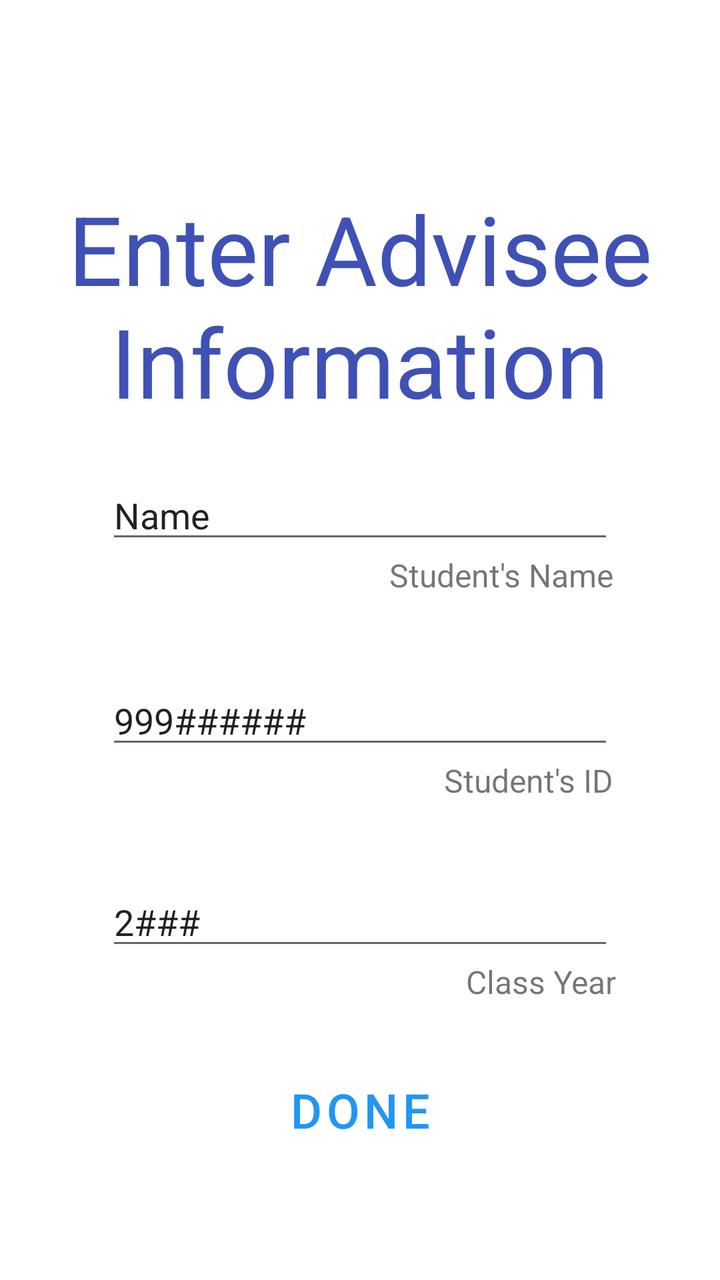
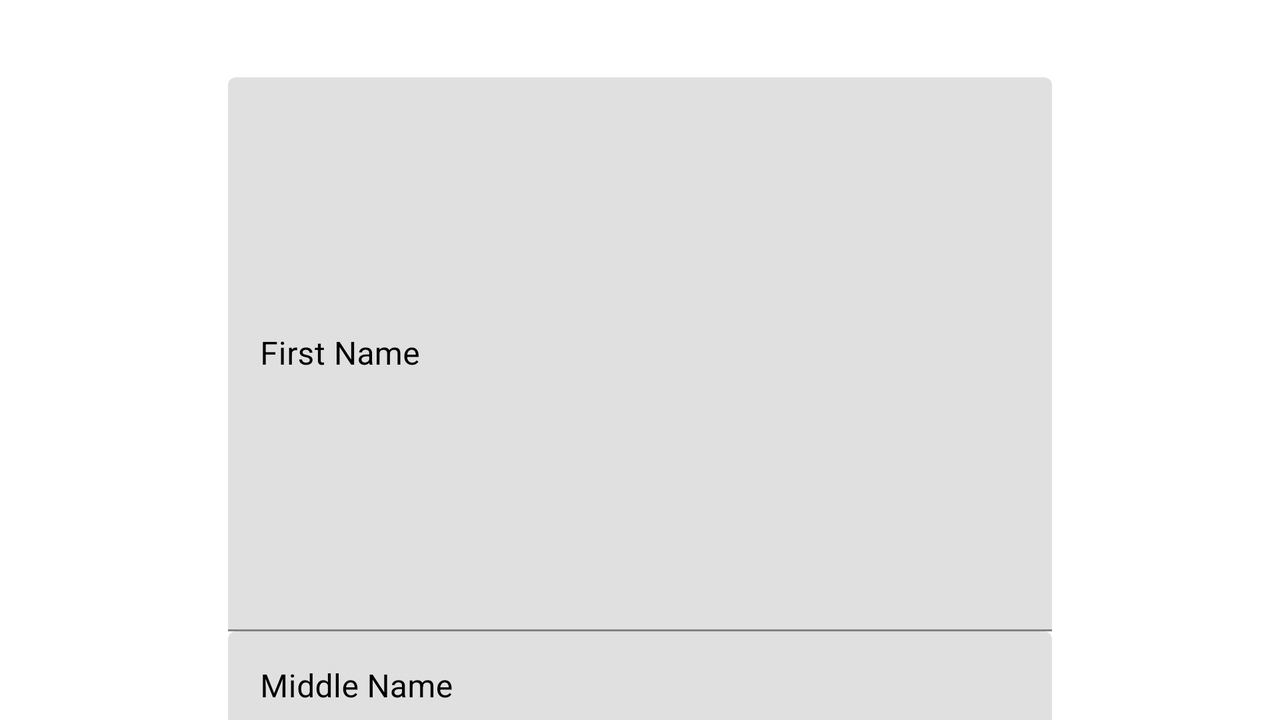

Two renders of one Android screen. The first uses the default layout on a phone; the second uses the alternative layout the repository ships for a different screen configuration, on a matching device. The two XML files are below.
<!-- AndroidManifest.xml: application theme Theme.Team2a -->
<!-- res/layout/fragment_add_advisee.xml -->
<?xml version="1.0" encoding="utf-8"?>
<FrameLayout xmlns:android="http://schemas.android.com/apk/res/android"
    xmlns:app="http://schemas.android.com/apk/res-auto"
    xmlns:tools="http://schemas.android.com/tools"
    android:layout_width="match_parent"
    android:layout_height="match_parent"
    tools:context=".view.AddAdviseeViewFragment">

    <androidx.constraintlayout.widget.ConstraintLayout
        android:layout_width="match_parent"
        android:layout_height="match_parent">

        <Button
            android:id="@+id/doneButton"
            style="@style/Widget.MaterialComponents.Button.TextButton"
            android:layout_width="wrap_content"
            android:layout_height="wrap_content"
            android:layout_marginBottom="59dp"
            android:text="Done"
            android:textColor="#2196F3"
            android:textSize="24sp"
            app:layout_constraintBottom_toBottomOf="parent"
            app:layout_constraintEnd_toEndOf="parent"
            app:layout_constraintStart_toStartOf="parent"
            app:layout_constraintTop_toBottomOf="@+id/textView11" />

        <EditText
            android:id="@+id/idEditText"
            android:layout_width="254dp"
            android:layout_height="0dp"
            android:ems="10"
            android:inputType="textPersonName"
            android:minHeight="48dp"
            android:text="2###"
            app:layout_constraintBottom_toTopOf="@+id/textView11"
            app:layout_constraintEnd_toEndOf="parent"
            app:layout_constraintStart_toStartOf="parent"
            app:layout_constraintTop_toBottomOf="@+id/textView10" />

        <TextView
            android:id="@+id/textView9"
            android:layout_width="wrap_content"
            android:layout_height="wrap_content"
            android:layout_marginBottom="43dp"
            android:text="Student's Name"
            android:textSize="16sp"
            app:layout_constraintBottom_toTopOf="@+id/nameEditText"
            app:layout_constraintEnd_toEndOf="@+id/classYearEditText"
            app:layout_constraintTop_toBottomOf="@+id/classYearEditText" />

        <EditText
            android:id="@+id/nameEditText"
            android:layout_width="254dp"
            android:layout_height="0dp"
            android:ems="10"
            android:inputType="textPersonName"
            android:minHeight="48dp"
            android:text="999######"
            app:layout_constraintBottom_toTopOf="@+id/textView10"
            app:layout_constraintEnd_toEndOf="parent"
            app:layout_constraintStart_toStartOf="parent"
            app:layout_constraintTop_toBottomOf="@+id/textView9" />

        <TextView
            android:id="@+id/textView10"
            android:layout_width="wrap_content"
            android:layout_height="wrap_content"
            android:layout_marginBottom="41dp"
            android:text="Student's ID"
            android:textSize="16sp"
            app:layout_constraintBottom_toTopOf="@+id/idEditText"
            app:layout_constraintEnd_toEndOf="@+id/nameEditText"
            app:layout_constraintTop_toBottomOf="@+id/nameEditText" />

        <EditText
            android:id="@+id/classYearEditText"
            android:layout_width="254dp"
            android:layout_height="0dp"
            android:ems="10"
            android:inputType="textPersonName"
            android:minHeight="48dp"
            android:text="Name"
            app:layout_constraintBottom_toTopOf="@+id/textView9"
            app:layout_constraintEnd_toEndOf="parent"
            app:layout_constraintStart_toStartOf="parent"
            app:layout_constraintTop_toBottomOf="@+id/textView8" />

        <TextView
            android:id="@+id/textView11"
            android:layout_width="wrap_content"
            android:layout_height="wrap_content"
            android:layout_marginStart="9dp"
            android:layout_marginBottom="27dp"
            android:text="Class Year"
            android:textSize="16sp"
            app:layout_constraintBottom_toTopOf="@+id/doneButton"
            app:layout_constraintStart_toEndOf="@+id/doneButton"
            app:layout_constraintTop_toBottomOf="@+id/idEditText" />

        <TextView
            android:id="@+id/textView8"
            android:layout_width="wrap_content"
            android:layout_height="wrap_content"
            android:layout_marginTop="92dp"
            android:layout_marginBottom="26dp"
            android:text="Enter Advisee Information"
            android:textAlignment="center"
            android:textColor="#3F51B5"
            android:textSize="48sp"
            app:layout_constraintBottom_toTopOf="@+id/classYearEditText"
            app:layout_constraintStart_toStartOf="parent"
            app:layout_constraintTop_toTopOf="parent" />

    </androidx.constraintlayout.widget.ConstraintLayout>
</FrameLayout>
<!-- resources referenced by this layout -->
<resources>
  <style name="Theme.Team2a" parent="Theme.MaterialComponents.DayNight.DarkActionBar">
          
          <item name="colorPrimary">@color/maroon</item>
          <item name="colorPrimaryVariant">@color/maroon</item>
          <item name="colorOnPrimary">@color/white</item>
          
          <item name="colorSecondary">@color/teal_200</item>
          <item name="colorSecondaryVariant">@color/teal_700</item>
          <item name="colorOnSecondary">@color/black</item>
          
          <item name="android:statusBarColor" tools:targetApi="l">?attr/colorPrimaryVariant</item>
          
      </style>
  <color name="maroon">#800000</color>
  <color name="white">#FFFFFFFF</color>
  <color name="teal_200">#FF03DAC5</color>
  <color name="teal_700">#FF018786</color>
  <color name="black">#FF000000</color>
</resources>
<!-- res/layout-land/fragment_add_advisee.xml (the repository's variant of the layout above) -->
<!-- drawn on the phone turned sideways -->
<?xml version="1.0" encoding="utf-8"?>
<LinearLayout xmlns:android="http://schemas.android.com/apk/res/android"
    xmlns:app="http://schemas.android.com/apk/res-auto"
    xmlns:tools="http://schemas.android.com/tools"
    android:layout_width="match_parent"
    android:layout_height="match_parent"
    android:baselineAligned="false"
    android:scrollbarSize="8dp">

    <androidx.constraintlayout.widget.ConstraintLayout
        android:layout_width="0dp"
        android:layout_height="match_parent"
        android:layout_weight="1"
        android:scrollbars="vertical">

        <TextView
            android:id="@+id/addAdviseeMenuLabel"
            android:layout_width="wrap_content"
            android:layout_height="wrap_content"
            android:layout_marginTop="52dp"
            android:text="@string/advisorAddStudentMenuLabel"
            app:layout_constraintEnd_toEndOf="parent"
            app:layout_constraintHorizontal_bias="0.498"
            app:layout_constraintStart_toStartOf="parent"
            app:layout_constraintTop_toTopOf="parent" />

        <LinearLayout
            android:layout_width="412dp"
            android:layout_height="442dp"
            android:layout_marginTop="88dp"
            android:orientation="vertical"
            app:layout_constraintBottom_toBottomOf="parent"
            app:layout_constraintEnd_toEndOf="parent"
            app:layout_constraintStart_toStartOf="parent"
            app:layout_constraintTop_toBottomOf="@+id/addAdviseeMenuLabel">

            <com.google.android.material.textfield.TextInputLayout
                android:id="@+id/editfirstNameLabel"
                android:layout_width="match_parent"
                android:layout_height="match_parent"
                android:textColorHint="@color/black"
                app:hintTextColor="@color/black">

                <com.google.android.material.textfield.TextInputEditText
                    android:id="@+id/editFirstName"
                    android:layout_width="match_parent"
                    android:layout_height="277dp"
                    android:hint="@string/firstNameLabel"

                    android:lines="1"
                    android:maxLines="1"
                    android:textColor="@color/black" />

                <com.google.android.material.textfield.TextInputLayout
                    android:id="@+id/middleNameLabel"
                    android:layout_width="match_parent"
                    android:layout_height="match_parent"
                    android:textColorHint="@color/black">

                    <com.google.android.material.textfield.TextInputEditText
                        android:id="@+id/editMiddleName"
                        android:layout_width="match_parent"
                        android:layout_height="wrap_content"
                        android:hint="@string/middleNameLabel"
                        android:textColor="@color/black"
                        android:textColorHint="@color/black" />

                    <com.google.android.material.textfield.TextInputLayout
                        android:layout_width="match_parent"
                        android:layout_height="match_parent"
                        android:textColorHint="@color/black">

                        <com.google.android.material.textfield.TextInputEditText
                            android:id="@+id/editLastName"
                            android:layout_width="match_parent"
                            android:layout_height="wrap_content"
                            android:hint="@string/lastNameLabel"
                            android:maxLines="1"
                            android:textColorHint="@color/black" />

                        <com.google.android.material.textfield.TextInputLayout
                            android:layout_width="match_parent"
                            android:layout_height="match_parent"
                            android:textColorHint="@color/black">

                            <com.google.android.material.textfield.TextInputEditText
                                android:id="@+id/editClassYear"
                                android:layout_width="match_parent"
                                android:layout_height="wrap_content"
                                android:hint="@string/classYearLabel"
                                android:maxLength="4"
                                android:numeric="signed"
                                android:textColorHint="@color/black" />

                            <com.google.android.material.textfield.TextInputLayout
                                android:layout_width="match_parent"
                                android:layout_height="match_parent"
                                android:textColorHint="@color/black">

                                <com.google.android.material.textfield.TextInputEditText
                                    android:id="@+id/editStudentId"
                                    android:layout_width="match_parent"
                                    android:layout_height="wrap_content"
                                    android:hint="@string/studentIdLabel"
                                    android:maxLength="9"
                                    android:numeric="signed"
                                    android:textColorHint="@color/black" />

                                <Button
                                    android:id="@+id/doneButton3"
                                    android:layout_width="match_parent"
                                    android:layout_height="121dp"
                                    android:layout_weight="1"
                                    android:text="@string/doneLabel" />
                            </com.google.android.material.textfield.TextInputLayout>
                        </com.google.android.material.textfield.TextInputLayout>
                    </com.google.android.material.textfield.TextInputLayout>
                </com.google.android.material.textfield.TextInputLayout>
            </com.google.android.material.textfield.TextInputLayout>
        </LinearLayout>
    </androidx.constraintlayout.widget.ConstraintLayout>

</LinearLayout>
<!-- resources referenced by the variant -->
<!-- as the phone turned sideways resolves them -->
<resources>
  <color name="black">#FF000000</color>
  <string name="advisorAddStudentMenuLabel">Enter Student Information</string>
  <string name="classYearLabel">Class Year</string>
  <string name="doneLabel"> DONE</string>
  <string name="firstNameLabel">First Name</string>
  <string name="lastNameLabel">Last Name</string>
  <string name="middleNameLabel">Middle Name</string>
  <string name="studentIdLabel">Student Id</string>
  <style name="Theme.Team2a" parent="Theme.MaterialComponents.DayNight.DarkActionBar">
          
          <item name="colorPrimary">@color/maroon</item>
          <item name="colorPrimaryVariant">@color/maroon</item>
          <item name="colorOnPrimary">@color/white</item>
          
          <item name="colorSecondary">@color/teal_200</item>
          <item name="colorSecondaryVariant">@color/teal_700</item>
          <item name="colorOnSecondary">@color/black</item>
          
          <item name="android:statusBarColor" tools:targetApi="l">?attr/colorPrimaryVariant</item>
          
      </style>
  <color name="maroon">#800000</color>
  <color name="white">#FFFFFFFF</color>
  <color name="teal_200">#FF03DAC5</color>
  <color name="teal_700">#FF018786</color>
</resources>
